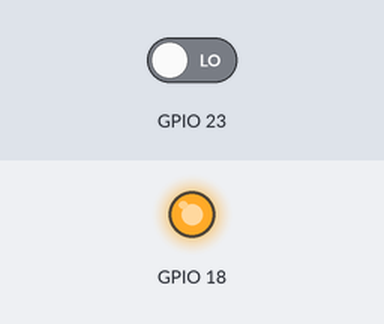
A program run on a simulated Raspberry Pi (BCM pin numbers). Parts: output pins drawn as LEDs (lit = HIGH). The inputs (shaded band) are chosen by the test bench; at power-on: GPIO 23 LOW.

Above: at 1.2 s.
1.3 s: GPIO 23 driven HIGH
At 2.2 s:
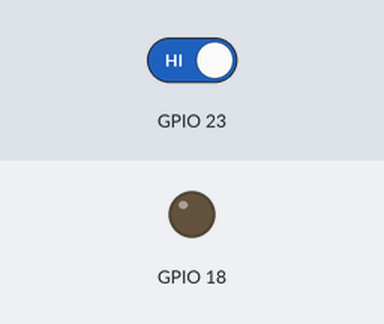
2.8 s: GPIO 23 driven LOW
At 3.3 s:
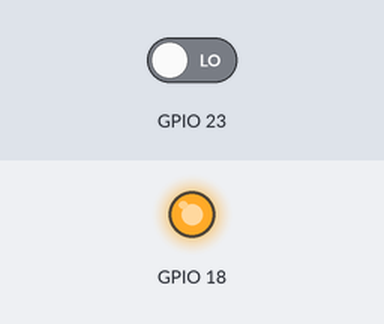
Timing chart, 0 to 5.8 s (numbered marks = the images above; inputs shaded):
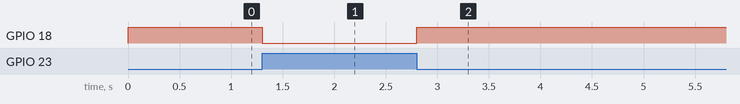

Measured:
- after the input at 1.3 s, GPIO 18: HIGH → LOW at once
- after the input at 2.8 s, GPIO 18: LOW → HIGH at once

The program:

ledButton.py
```python
#! /usr/bin/python
import RPi.GPIO as GPIO
from time import sleep

# Select GPIO.BOARD to use the numbers of the pins on the board
# Select GPIO.BCM to use the GPIO numbers (i.e. GPIO18)
GPIO.setmode(GPIO.BCM)
GPIO.setup(18, GPIO.OUT)
GPIO.setup(23, GPIO.IN)
while True:
	if GPIO.input(23):
		GPIO.output(18, False)
	else:
		GPIO.output(18, True)
	#sleep(0.05)
```
